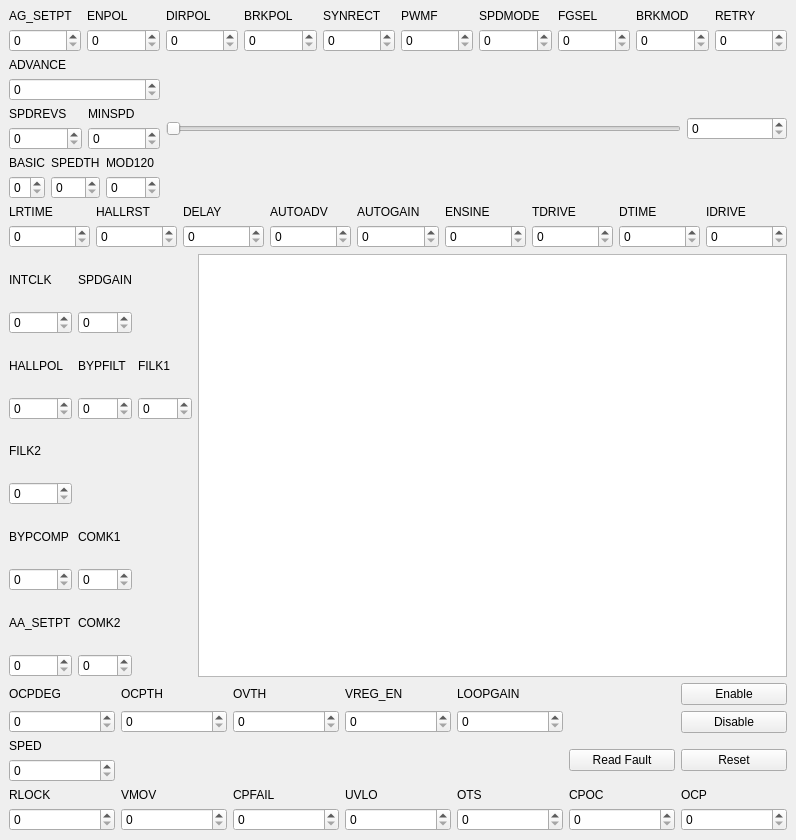
<?xml version="1.0" encoding="UTF-8"?>
<ui version="4.0">
 <class>MainWindow</class>
 <widget class="QMainWindow" name="MainWindow">
  <property name="geometry">
   <rect>
    <x>0</x>
    <y>0</y>
    <width>796</width>
    <height>840</height>
   </rect>
  </property>
  <property name="windowTitle">
   <string>MainWindow</string>
  </property>
  <widget class="QWidget" name="centralwidget">
   <layout class="QGridLayout" name="gridLayout_4">
    <item row="0" column="0">
     <layout class="QVBoxLayout" name="verticalLayout_49">
      <item>
       <layout class="QHBoxLayout" name="horizontalLayout">
        <item>
         <layout class="QVBoxLayout" name="verticalLayout">
          <item>
           <widget class="QLabel" name="label">
            <property name="text">
             <string>AG_SETPT</string>
            </property>
           </widget>
          </item>
          <item>
           <widget class="QSpinBox" name="AG_SETPT">
            <property name="maximum">
             <number>15</number>
            </property>
           </widget>
          </item>
         </layout>
        </item>
        <item>
         <layout class="QVBoxLayout" name="verticalLayout_45">
          <item>
           <widget class="QLabel" name="label_45">
            <property name="text">
             <string>ENPOL</string>
            </property>
           </widget>
          </item>
          <item>
           <widget class="QSpinBox" name="ENPOL">
            <property name="maximum">
             <number>1</number>
            </property>
           </widget>
          </item>
         </layout>
        </item>
        <item>
         <layout class="QVBoxLayout" name="verticalLayout_4">
          <item>
           <widget class="QLabel" name="label_4">
            <property name="text">
             <string>DIRPOL</string>
            </property>
           </widget>
          </item>
          <item>
           <widget class="QSpinBox" name="DIRPOL">
            <property name="maximum">
             <number>1</number>
            </property>
           </widget>
          </item>
         </layout>
        </item>
        <item>
         <layout class="QVBoxLayout" name="verticalLayout_43">
          <item>
           <widget class="QLabel" name="label_43">
            <property name="text">
             <string>BRKPOL</string>
            </property>
           </widget>
          </item>
          <item>
           <widget class="QSpinBox" name="BRKPOL">
            <property name="maximum">
             <number>1</number>
            </property>
           </widget>
          </item>
         </layout>
        </item>
        <item>
         <layout class="QVBoxLayout" name="verticalLayout_8">
          <item>
           <widget class="QLabel" name="label_8">
            <property name="text">
             <string>SYNRECT</string>
            </property>
           </widget>
          </item>
          <item>
           <widget class="QSpinBox" name="SYNRECT">
            <property name="maximum">
             <number>1</number>
            </property>
           </widget>
          </item>
         </layout>
        </item>
        <item>
         <layout class="QVBoxLayout" name="verticalLayout_32">
          <item>
           <widget class="QLabel" name="label_32">
            <property name="text">
             <string>PWMF</string>
            </property>
           </widget>
          </item>
          <item>
           <widget class="QSpinBox" name="PWMF">
            <property name="maximum">
             <number>3</number>
            </property>
           </widget>
          </item>
         </layout>
        </item>
        <item>
         <layout class="QVBoxLayout" name="verticalLayout_2">
          <item>
           <widget class="QLabel" name="label_2">
            <property name="text">
             <string>SPDMODE</string>
            </property>
           </widget>
          </item>
          <item>
           <widget class="QSpinBox" name="SPDMODE">
            <property name="maximum">
             <number>3</number>
            </property>
           </widget>
          </item>
         </layout>
        </item>
        <item>
         <layout class="QVBoxLayout" name="verticalLayout_3">
          <item>
           <widget class="QLabel" name="label_3">
            <property name="text">
             <string>FGSEL</string>
            </property>
           </widget>
          </item>
          <item>
           <widget class="QSpinBox" name="FGSEL">
            <property name="maximum">
             <number>3</number>
            </property>
           </widget>
          </item>
         </layout>
        </item>
        <item>
         <layout class="QVBoxLayout" name="verticalLayout_21">
          <item>
           <widget class="QLabel" name="label_21">
            <property name="text">
             <string>BRKMOD</string>
            </property>
           </widget>
          </item>
          <item>
           <widget class="QSpinBox" name="BRKMOD">
            <property name="maximum">
             <number>1</number>
            </property>
           </widget>
          </item>
         </layout>
        </item>
        <item>
         <layout class="QVBoxLayout" name="verticalLayout_22">
          <item>
           <widget class="QLabel" name="label_22">
            <property name="text">
             <string>RETRY</string>
            </property>
           </widget>
          </item>
          <item>
           <widget class="QSpinBox" name="RETRY"/>
          </item>
         </layout>
        </item>
       </layout>
      </item>
      <item>
       <layout class="QGridLayout" name="gridLayout_3">
        <item row="1" column="0">
         <layout class="QHBoxLayout" name="horizontalLayout_4">
          <item>
           <layout class="QVBoxLayout" name="verticalLayout_48">
            <item>
             <widget class="QLabel" name="label_48">
              <property name="text">
               <string>SPDREVS</string>
              </property>
             </widget>
            </item>
            <item>
             <widget class="QSpinBox" name="SPDREVS">
              <property name="maximum">
               <number>256</number>
              </property>
             </widget>
            </item>
           </layout>
          </item>
          <item>
           <layout class="QVBoxLayout" name="verticalLayout_23">
            <item>
             <widget class="QLabel" name="label_23">
              <property name="text">
               <string>MINSPD</string>
              </property>
             </widget>
            </item>
            <item>
             <widget class="QSpinBox" name="MINSPD">
              <property name="maximum">
               <number>256</number>
              </property>
             </widget>
            </item>
           </layout>
          </item>
         </layout>
        </item>
        <item row="2" column="2">
         <spacer name="horizontalSpacer">
          <property name="orientation">
           <enum>Qt::Horizontal</enum>
          </property>
          <property name="sizeHint" stdset="0">
           <size>
            <width>40</width>
            <height>20</height>
           </size>
          </property>
         </spacer>
        </item>
        <item row="1" column="2">
         <widget class="QSlider" name="speedSlider">
          <property name="maximum">
           <number>100</number>
          </property>
          <property name="orientation">
           <enum>Qt::Horizontal</enum>
          </property>
         </widget>
        </item>
        <item row="0" column="0">
         <layout class="QVBoxLayout" name="verticalLayout_33">
          <item>
           <widget class="QLabel" name="label_33">
            <property name="text">
             <string>ADVANCE</string>
            </property>
           </widget>
          </item>
          <item>
           <widget class="QSpinBox" name="ADVANCE">
            <property name="maximum">
             <number>256</number>
            </property>
           </widget>
          </item>
         </layout>
        </item>
        <item row="0" column="2">
         <spacer name="horizontalSpacer_3">
          <property name="orientation">
           <enum>Qt::Horizontal</enum>
          </property>
          <property name="sizeHint" stdset="0">
           <size>
            <width>40</width>
            <height>20</height>
           </size>
          </property>
         </spacer>
        </item>
        <item row="2" column="0">
         <layout class="QHBoxLayout" name="horizontalLayout_3">
          <item>
           <layout class="QVBoxLayout" name="verticalLayout_34">
            <item>
             <widget class="QLabel" name="label_34">
              <property name="text">
               <string>BASIC</string>
              </property>
             </widget>
            </item>
            <item>
             <widget class="QSpinBox" name="BASIC">
              <property name="maximum">
               <number>1</number>
              </property>
             </widget>
            </item>
           </layout>
          </item>
          <item>
           <layout class="QVBoxLayout" name="verticalLayout_25">
            <item>
             <widget class="QLabel" name="label_25">
              <property name="text">
               <string>SPEDTH</string>
              </property>
             </widget>
            </item>
            <item>
             <widget class="QSpinBox" name="SPEDTH">
              <property name="maximum">
               <number>7</number>
              </property>
             </widget>
            </item>
           </layout>
          </item>
          <item>
           <layout class="QVBoxLayout" name="verticalLayout_24">
            <item>
             <widget class="QLabel" name="label_24">
              <property name="text">
               <string>MOD120</string>
              </property>
             </widget>
            </item>
            <item>
             <widget class="QSpinBox" name="MOD120">
              <property name="maximum">
               <number>4096</number>
              </property>
             </widget>
            </item>
           </layout>
          </item>
         </layout>
        </item>
        <item row="1" column="3">
         <widget class="QSpinBox" name="speedValue">
          <property name="minimumSize">
           <size>
            <width>100</width>
            <height>0</height>
           </size>
          </property>
         </widget>
        </item>
       </layout>
      </item>
      <item>
       <layout class="QHBoxLayout" name="horizontalLayout_2">
        <item>
         <layout class="QVBoxLayout" name="verticalLayout_47">
          <item>
           <widget class="QLabel" name="label_47">
            <property name="text">
             <string>LRTIME</string>
            </property>
           </widget>
          </item>
          <item>
           <widget class="QSpinBox" name="LRTIME">
            <property name="maximum">
             <number>3</number>
            </property>
           </widget>
          </item>
         </layout>
        </item>
        <item>
         <layout class="QVBoxLayout" name="verticalLayout_5">
          <item>
           <widget class="QLabel" name="label_5">
            <property name="text">
             <string>HALLRST</string>
            </property>
           </widget>
          </item>
          <item>
           <widget class="QSpinBox" name="HALLRST">
            <property name="maximum">
             <number>3</number>
            </property>
           </widget>
          </item>
         </layout>
        </item>
        <item>
         <layout class="QVBoxLayout" name="verticalLayout_11">
          <item>
           <widget class="QLabel" name="label_11">
            <property name="text">
             <string>DELAY</string>
            </property>
           </widget>
          </item>
          <item>
           <widget class="QSpinBox" name="DELAY">
            <property name="maximum">
             <number>1</number>
            </property>
           </widget>
          </item>
         </layout>
        </item>
        <item>
         <layout class="QVBoxLayout" name="verticalLayout_26">
          <item>
           <widget class="QLabel" name="label_26">
            <property name="text">
             <string>AUTOADV</string>
            </property>
           </widget>
          </item>
          <item>
           <widget class="QSpinBox" name="AUTOADV">
            <property name="maximum">
             <number>1</number>
            </property>
           </widget>
          </item>
         </layout>
        </item>
        <item>
         <layout class="QVBoxLayout" name="verticalLayout_35">
          <item>
           <widget class="QLabel" name="label_35">
            <property name="text">
             <string>AUTOGAIN</string>
            </property>
           </widget>
          </item>
          <item>
           <widget class="QSpinBox" name="AUTOGAIN">
            <property name="maximum">
             <number>1</number>
            </property>
           </widget>
          </item>
         </layout>
        </item>
        <item>
         <layout class="QVBoxLayout" name="verticalLayout_36">
          <item>
           <widget class="QLabel" name="label_36">
            <property name="text">
             <string>ENSINE</string>
            </property>
           </widget>
          </item>
          <item>
           <widget class="QSpinBox" name="ENSINE">
            <property name="maximum">
             <number>1</number>
            </property>
           </widget>
          </item>
         </layout>
        </item>
        <item>
         <layout class="QVBoxLayout" name="verticalLayout_27">
          <item>
           <widget class="QLabel" name="label_27">
            <property name="text">
             <string>TDRIVE</string>
            </property>
           </widget>
          </item>
          <item>
           <widget class="QSpinBox" name="TDRIVE">
            <property name="maximum">
             <number>3</number>
            </property>
           </widget>
          </item>
         </layout>
        </item>
        <item>
         <layout class="QVBoxLayout" name="verticalLayout_13">
          <item>
           <widget class="QLabel" name="label_13">
            <property name="text">
             <string>DTIME</string>
            </property>
           </widget>
          </item>
          <item>
           <widget class="QSpinBox" name="DTIME">
            <property name="maximum">
             <number>7</number>
            </property>
           </widget>
          </item>
         </layout>
        </item>
        <item>
         <layout class="QVBoxLayout" name="verticalLayout_37">
          <item>
           <widget class="QLabel" name="label_37">
            <property name="text">
             <string>IDRIVE</string>
            </property>
           </widget>
          </item>
          <item>
           <widget class="QSpinBox" name="IDRIVE">
            <property name="maximum">
             <number>7</number>
            </property>
           </widget>
          </item>
         </layout>
        </item>
       </layout>
      </item>
      <item>
       <layout class="QHBoxLayout" name="horizontalLayout_5">
        <item>
         <layout class="QGridLayout" name="gridLayout">
          <item row="0" column="0">
           <layout class="QVBoxLayout" name="verticalLayout_46">
            <item>
             <widget class="QLabel" name="label_46">
              <property name="text">
               <string>INTCLK</string>
              </property>
             </widget>
            </item>
            <item>
             <widget class="QSpinBox" name="INTCLK">
              <property name="maximum">
               <number>7</number>
              </property>
             </widget>
            </item>
           </layout>
          </item>
          <item row="0" column="1">
           <layout class="QVBoxLayout" name="verticalLayout_16">
            <item>
             <widget class="QLabel" name="label_16">
              <property name="text">
               <string>SPDGAIN</string>
              </property>
             </widget>
            </item>
            <item>
             <widget class="QSpinBox" name="SPDGAIN">
              <property name="maximum">
               <number>4096</number>
              </property>
             </widget>
            </item>
           </layout>
          </item>
          <item row="1" column="0">
           <layout class="QVBoxLayout" name="verticalLayout_44">
            <item>
             <widget class="QLabel" name="label_44">
              <property name="text">
               <string>HALLPOL</string>
              </property>
             </widget>
            </item>
            <item>
             <widget class="QSpinBox" name="HALLPOL">
              <property name="maximum">
               <number>1</number>
              </property>
             </widget>
            </item>
           </layout>
          </item>
          <item row="1" column="1">
           <layout class="QVBoxLayout" name="verticalLayout_15">
            <item>
             <widget class="QLabel" name="label_15">
              <property name="text">
               <string>BYPFILT</string>
              </property>
             </widget>
            </item>
            <item>
             <widget class="QSpinBox" name="BYPFILT">
              <property name="maximum">
               <number>1</number>
              </property>
             </widget>
            </item>
           </layout>
          </item>
          <item row="1" column="2">
           <layout class="QVBoxLayout" name="verticalLayout_18">
            <item>
             <widget class="QLabel" name="label_18">
              <property name="text">
               <string>FILK1</string>
              </property>
             </widget>
            </item>
            <item>
             <widget class="QSpinBox" name="FILK1">
              <property name="maximum">
               <number>4096</number>
              </property>
             </widget>
            </item>
           </layout>
          </item>
          <item row="2" column="0">
           <layout class="QVBoxLayout" name="verticalLayout_28">
            <item>
             <widget class="QLabel" name="label_28">
              <property name="text">
               <string>FILK2</string>
              </property>
             </widget>
            </item>
            <item>
             <widget class="QSpinBox" name="FILK2">
              <property name="maximum">
               <number>4096</number>
              </property>
             </widget>
            </item>
           </layout>
          </item>
          <item row="3" column="0">
           <layout class="QVBoxLayout" name="verticalLayout_17">
            <item>
             <widget class="QLabel" name="label_17">
              <property name="text">
               <string>BYPCOMP</string>
              </property>
             </widget>
            </item>
            <item>
             <widget class="QSpinBox" name="BYPCOMP">
              <property name="maximum">
               <number>1</number>
              </property>
             </widget>
            </item>
           </layout>
          </item>
          <item row="3" column="1">
           <layout class="QVBoxLayout" name="verticalLayout_19">
            <item>
             <widget class="QLabel" name="label_19">
              <property name="text">
               <string>COMK1</string>
              </property>
             </widget>
            </item>
            <item>
             <widget class="QSpinBox" name="COMK1">
              <property name="maximum">
               <number>4096</number>
              </property>
             </widget>
            </item>
           </layout>
          </item>
          <item row="4" column="0">
           <layout class="QVBoxLayout" name="verticalLayout_14">
            <item>
             <widget class="QLabel" name="label_14">
              <property name="text">
               <string>AA_SETPT</string>
              </property>
             </widget>
            </item>
            <item>
             <widget class="QSpinBox" name="AA_SETPT">
              <property name="maximum">
               <number>15</number>
              </property>
             </widget>
            </item>
           </layout>
          </item>
          <item row="4" column="1">
           <layout class="QVBoxLayout" name="verticalLayout_29">
            <item>
             <widget class="QLabel" name="label_29">
              <property name="text">
               <string>COMK2</string>
              </property>
             </widget>
            </item>
            <item>
             <widget class="QSpinBox" name="COMK2">
              <property name="maximum">
               <number>4096</number>
              </property>
             </widget>
            </item>
           </layout>
          </item>
         </layout>
        </item>
        <item>
         <widget class="QTextEdit" name="logbox"/>
        </item>
       </layout>
      </item>
      <item>
       <layout class="QGridLayout" name="gridLayout_2">
        <item row="0" column="0">
         <layout class="QVBoxLayout" name="verticalLayout_12">
          <item>
           <widget class="QLabel" name="label_12">
            <property name="text">
             <string>OCPDEG</string>
            </property>
           </widget>
          </item>
          <item>
           <widget class="QSpinBox" name="OCPDEG">
            <property name="maximum">
             <number>3</number>
            </property>
           </widget>
          </item>
         </layout>
        </item>
        <item row="0" column="1">
         <layout class="QVBoxLayout" name="verticalLayout_10">
          <item>
           <widget class="QLabel" name="label_10">
            <property name="text">
             <string>OCPTH</string>
            </property>
           </widget>
          </item>
          <item>
           <widget class="QSpinBox" name="OCPTH">
            <property name="maximum">
             <number>3</number>
            </property>
           </widget>
          </item>
         </layout>
        </item>
        <item row="0" column="2">
         <layout class="QVBoxLayout" name="verticalLayout_9">
          <item>
           <widget class="QLabel" name="label_9">
            <property name="text">
             <string>OVTH</string>
            </property>
           </widget>
          </item>
          <item>
           <widget class="QSpinBox" name="OVTH">
            <property name="maximum">
             <number>1</number>
            </property>
           </widget>
          </item>
         </layout>
        </item>
        <item row="0" column="3">
         <layout class="QVBoxLayout" name="verticalLayout_30">
          <item>
           <widget class="QLabel" name="label_30">
            <property name="text">
             <string>VREG_EN</string>
            </property>
           </widget>
          </item>
          <item>
           <widget class="QSpinBox" name="VREG_EN">
            <property name="maximum">
             <number>1</number>
            </property>
           </widget>
          </item>
         </layout>
        </item>
        <item row="0" column="4">
         <layout class="QVBoxLayout" name="verticalLayout_39">
          <item>
           <widget class="QLabel" name="label_39">
            <property name="text">
             <string>LOOPGAIN</string>
            </property>
           </widget>
          </item>
          <item>
           <widget class="QSpinBox" name="LOOPGAIN">
            <property name="maximum">
             <number>1024</number>
            </property>
           </widget>
          </item>
         </layout>
        </item>
        <item row="1" column="0">
         <layout class="QVBoxLayout" name="verticalLayout_38">
          <item>
           <widget class="QLabel" name="label_38">
            <property name="text">
             <string>SPED</string>
            </property>
           </widget>
          </item>
          <item>
           <widget class="QSpinBox" name="SPED">
            <property name="maximum">
             <number>4096</number>
            </property>
           </widget>
          </item>
         </layout>
        </item>
        <item row="2" column="0">
         <layout class="QVBoxLayout" name="verticalLayout_6">
          <item>
           <widget class="QLabel" name="label_6">
            <property name="text">
             <string>RLOCK</string>
            </property>
           </widget>
          </item>
          <item>
           <widget class="QSpinBox" name="RLOCK">
            <property name="maximum">
             <number>1</number>
            </property>
           </widget>
          </item>
         </layout>
        </item>
        <item row="2" column="1">
         <layout class="QVBoxLayout" name="verticalLayout_7">
          <item>
           <widget class="QLabel" name="label_7">
            <property name="text">
             <string>VMOV</string>
            </property>
           </widget>
          </item>
          <item>
           <widget class="QSpinBox" name="VMOV">
            <property name="maximum">
             <number>1</number>
            </property>
           </widget>
          </item>
         </layout>
        </item>
        <item row="2" column="2">
         <layout class="QVBoxLayout" name="verticalLayout_20">
          <item>
           <widget class="QLabel" name="label_20">
            <property name="text">
             <string>CPFAIL</string>
            </property>
           </widget>
          </item>
          <item>
           <widget class="QSpinBox" name="CPFAIL">
            <property name="maximum">
             <number>1</number>
            </property>
           </widget>
          </item>
         </layout>
        </item>
        <item row="2" column="3">
         <layout class="QVBoxLayout" name="verticalLayout_31">
          <item>
           <widget class="QLabel" name="label_31">
            <property name="text">
             <string>UVLO</string>
            </property>
           </widget>
          </item>
          <item>
           <widget class="QSpinBox" name="UVLO">
            <property name="maximum">
             <number>1</number>
            </property>
           </widget>
          </item>
         </layout>
        </item>
        <item row="2" column="4">
         <layout class="QVBoxLayout" name="verticalLayout_40">
          <item>
           <widget class="QLabel" name="label_40">
            <property name="text">
             <string>OTS</string>
            </property>
           </widget>
          </item>
          <item>
           <widget class="QSpinBox" name="OTS">
            <property name="maximum">
             <number>1</number>
            </property>
           </widget>
          </item>
         </layout>
        </item>
        <item row="2" column="5">
         <layout class="QVBoxLayout" name="verticalLayout_42">
          <item>
           <widget class="QLabel" name="label_42">
            <property name="text">
             <string>CPOC</string>
            </property>
           </widget>
          </item>
          <item>
           <widget class="QSpinBox" name="CPOC">
            <property name="maximum">
             <number>1</number>
            </property>
           </widget>
          </item>
         </layout>
        </item>
        <item row="2" column="6">
         <layout class="QVBoxLayout" name="verticalLayout_41">
          <item>
           <widget class="QLabel" name="label_41">
            <property name="text">
             <string>OCP</string>
            </property>
           </widget>
          </item>
          <item>
           <widget class="QSpinBox" name="OCP">
            <property name="maximum">
             <number>1</number>
            </property>
           </widget>
          </item>
         </layout>
        </item>
        <item row="0" column="6">
         <layout class="QVBoxLayout" name="verticalLayout_51">
          <item>
           <widget class="QPushButton" name="ENABLE">
            <property name="text">
             <string>Enable</string>
            </property>
           </widget>
          </item>
          <item>
           <widget class="QPushButton" name="DISABLE">
            <property name="text">
             <string>Disable</string>
            </property>
           </widget>
          </item>
         </layout>
        </item>
        <item row="1" column="6">
         <widget class="QPushButton" name="RESET">
          <property name="text">
           <string>Reset</string>
          </property>
         </widget>
        </item>
        <item row="1" column="5">
         <widget class="QPushButton" name="fault">
          <property name="text">
           <string>Read Fault</string>
          </property>
         </widget>
        </item>
       </layout>
      </item>
     </layout>
    </item>
   </layout>
  </widget>
 </widget>
 <tabstops>
  <tabstop>AG_SETPT</tabstop>
  <tabstop>ENPOL</tabstop>
  <tabstop>DIRPOL</tabstop>
  <tabstop>BRKPOL</tabstop>
  <tabstop>SYNRECT</tabstop>
  <tabstop>PWMF</tabstop>
  <tabstop>SPDMODE</tabstop>
  <tabstop>FGSEL</tabstop>
  <tabstop>BRKMOD</tabstop>
  <tabstop>RETRY</tabstop>
  <tabstop>ADVANCE</tabstop>
  <tabstop>SPDREVS</tabstop>
  <tabstop>MINSPD</tabstop>
  <tabstop>BASIC</tabstop>
  <tabstop>SPEDTH</tabstop>
  <tabstop>MOD120</tabstop>
  <tabstop>LRTIME</tabstop>
  <tabstop>HALLRST</tabstop>
  <tabstop>DELAY</tabstop>
  <tabstop>AUTOADV</tabstop>
  <tabstop>AUTOGAIN</tabstop>
  <tabstop>ENSINE</tabstop>
  <tabstop>TDRIVE</tabstop>
  <tabstop>DTIME</tabstop>
  <tabstop>IDRIVE</tabstop>
  <tabstop>INTCLK</tabstop>
  <tabstop>SPDGAIN</tabstop>
  <tabstop>HALLPOL</tabstop>
  <tabstop>BYPFILT</tabstop>
  <tabstop>FILK1</tabstop>
  <tabstop>FILK2</tabstop>
  <tabstop>BYPCOMP</tabstop>
  <tabstop>COMK1</tabstop>
  <tabstop>AA_SETPT</tabstop>
  <tabstop>COMK2</tabstop>
  <tabstop>OCPDEG</tabstop>
  <tabstop>OCPTH</tabstop>
  <tabstop>OVTH</tabstop>
  <tabstop>VREG_EN</tabstop>
  <tabstop>LOOPGAIN</tabstop>
  <tabstop>SPED</tabstop>
  <tabstop>RLOCK</tabstop>
  <tabstop>VMOV</tabstop>
  <tabstop>CPFAIL</tabstop>
  <tabstop>UVLO</tabstop>
  <tabstop>OTS</tabstop>
  <tabstop>CPOC</tabstop>
  <tabstop>OCP</tabstop>
 </tabstops>
 <resources/>
 <connections>
  <connection>
   <sender>speedSlider</sender>
   <signal>valueChanged(int)</signal>
   <receiver>speedValue</receiver>
   <slot>setValue(int)</slot>
   <hints>
    <hint type="sourcelabel">
     <x>492</x>
     <y>167</y>
    </hint>
    <hint type="destinationlabel">
     <x>732</x>
     <y>167</y>
    </hint>
   </hints>
  </connection>
  <connection>
   <sender>speedValue</sender>
   <signal>valueChanged(int)</signal>
   <receiver>speedSlider</receiver>
   <slot>setValue(int)</slot>
   <hints>
    <hint type="sourcelabel">
     <x>744</x>
     <y>156</y>
    </hint>
    <hint type="destinationlabel">
     <x>551</x>
     <y>162</y>
    </hint>
   </hints>
  </connection>
 </connections>
</ui>
